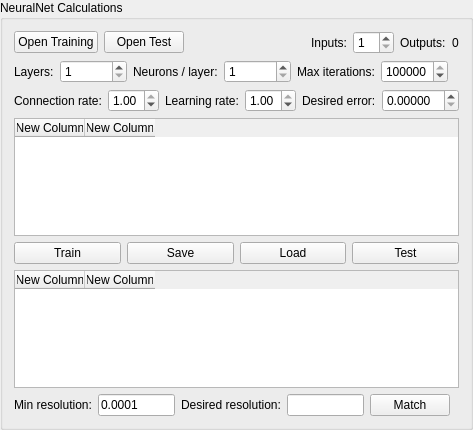
<?xml version="1.0" encoding="UTF-8"?>
<ui version="4.0">
 <class>NeuralNet</class>
 <widget class="QGroupBox" name="NeuralNet">
  <property name="enabled">
   <bool>true</bool>
  </property>
  <property name="geometry">
   <rect>
    <x>0</x>
    <y>0</y>
    <width>445</width>
    <height>430</height>
   </rect>
  </property>
  <property name="sizePolicy">
   <sizepolicy hsizetype="Preferred" vsizetype="Preferred">
    <horstretch>0</horstretch>
    <verstretch>0</verstretch>
   </sizepolicy>
  </property>
  <property name="windowTitle">
   <string>NeuralNet</string>
  </property>
  <property name="title">
   <string>NeuralNet Calculations</string>
  </property>
  <layout class="QVBoxLayout" name="verticalLayout">
   <item>
    <layout class="QHBoxLayout" name="horizontalLayout">
     <property name="topMargin">
      <number>0</number>
     </property>
     <item>
      <widget class="QPushButton" name="openTrainingButton">
       <property name="text">
        <string>Open Training</string>
       </property>
      </widget>
     </item>
     <item>
      <widget class="QPushButton" name="openTestButton">
       <property name="text">
        <string>Open Test</string>
       </property>
      </widget>
     </item>
     <item>
      <spacer name="horizontalSpacer">
       <property name="orientation">
        <enum>Qt::Horizontal</enum>
       </property>
       <property name="sizeHint" stdset="0">
        <size>
         <width>40</width>
         <height>20</height>
        </size>
       </property>
      </spacer>
     </item>
     <item>
      <widget class="QLabel" name="label">
       <property name="text">
        <string>Inputs:</string>
       </property>
      </widget>
     </item>
     <item>
      <widget class="QSpinBox" name="nrInputsSpinBox">
       <property name="minimum">
        <number>1</number>
       </property>
      </widget>
     </item>
     <item>
      <widget class="QLabel" name="label_2">
       <property name="text">
        <string>Outputs:</string>
       </property>
      </widget>
     </item>
     <item>
      <widget class="QLabel" name="nroutputsLabel">
       <property name="text">
        <string>0</string>
       </property>
      </widget>
     </item>
    </layout>
   </item>
   <item>
    <layout class="QHBoxLayout" name="horizontalLayout_3">
     <property name="topMargin">
      <number>0</number>
     </property>
     <item>
      <widget class="QLabel" name="label_3">
       <property name="text">
        <string>Layers:</string>
       </property>
      </widget>
     </item>
     <item>
      <widget class="QSpinBox" name="layersSpinBox">
       <property name="minimum">
        <number>1</number>
       </property>
       <property name="maximum">
        <number>100000</number>
       </property>
      </widget>
     </item>
     <item>
      <widget class="QLabel" name="label_4">
       <property name="text">
        <string>Neurons / layer:</string>
       </property>
      </widget>
     </item>
     <item>
      <widget class="QSpinBox" name="neuronsSpinBox">
       <property name="minimum">
        <number>1</number>
       </property>
       <property name="maximum">
        <number>100000</number>
       </property>
      </widget>
     </item>
     <item>
      <widget class="QLabel" name="label_5">
       <property name="text">
        <string>Max iterations:</string>
       </property>
      </widget>
     </item>
     <item>
      <widget class="QSpinBox" name="maxIterSpinBox">
       <property name="minimum">
        <number>1</number>
       </property>
       <property name="maximum">
        <number>1000000000</number>
       </property>
       <property name="singleStep">
        <number>10000</number>
       </property>
       <property name="value">
        <number>100000</number>
       </property>
      </widget>
     </item>
     <item>
      <spacer name="horizontalSpacer_4">
       <property name="orientation">
        <enum>Qt::Horizontal</enum>
       </property>
       <property name="sizeHint" stdset="0">
        <size>
         <width>40</width>
         <height>20</height>
        </size>
       </property>
      </spacer>
     </item>
     <item>
      <spacer name="horizontalSpacer_2">
       <property name="orientation">
        <enum>Qt::Horizontal</enum>
       </property>
       <property name="sizeHint" stdset="0">
        <size>
         <width>40</width>
         <height>20</height>
        </size>
       </property>
      </spacer>
     </item>
    </layout>
   </item>
   <item>
    <layout class="QHBoxLayout" name="horizontalLayout_4">
     <property name="topMargin">
      <number>0</number>
     </property>
     <item>
      <widget class="QLabel" name="label_9">
       <property name="text">
        <string>Connection rate:</string>
       </property>
      </widget>
     </item>
     <item>
      <widget class="QDoubleSpinBox" name="connectionRateSpinBox">
       <property name="minimum">
        <double>0.010000000000000</double>
       </property>
       <property name="maximum">
        <double>1.000000000000000</double>
       </property>
       <property name="singleStep">
        <double>0.010000000000000</double>
       </property>
       <property name="value">
        <double>1.000000000000000</double>
       </property>
      </widget>
     </item>
     <item>
      <widget class="QLabel" name="label_10">
       <property name="text">
        <string>Learning rate:</string>
       </property>
      </widget>
     </item>
     <item>
      <widget class="QDoubleSpinBox" name="learningRateSpinBox">
       <property name="minimum">
        <double>0.010000000000000</double>
       </property>
       <property name="maximum">
        <double>1.000000000000000</double>
       </property>
       <property name="singleStep">
        <double>0.010000000000000</double>
       </property>
       <property name="value">
        <double>1.000000000000000</double>
       </property>
      </widget>
     </item>
     <item>
      <widget class="QLabel" name="label_6">
       <property name="text">
        <string>Desired error:</string>
       </property>
      </widget>
     </item>
     <item>
      <widget class="QDoubleSpinBox" name="desiredErrorSpinBox">
       <property name="decimals">
        <number>5</number>
       </property>
       <property name="maximum">
        <double>10.000000000000000</double>
       </property>
       <property name="singleStep">
        <double>0.000100000000000</double>
       </property>
       <property name="value">
        <double>0.000000000000000</double>
       </property>
      </widget>
     </item>
     <item>
      <spacer name="horizontalSpacer_5">
       <property name="orientation">
        <enum>Qt::Horizontal</enum>
       </property>
       <property name="sizeHint" stdset="0">
        <size>
         <width>40</width>
         <height>20</height>
        </size>
       </property>
      </spacer>
     </item>
     <item>
      <spacer name="horizontalSpacer_3">
       <property name="orientation">
        <enum>Qt::Horizontal</enum>
       </property>
       <property name="sizeHint" stdset="0">
        <size>
         <width>40</width>
         <height>20</height>
        </size>
       </property>
      </spacer>
     </item>
    </layout>
   </item>
   <item>
    <widget class="QTableWidget" name="trainingDataTable">
     <attribute name="horizontalHeaderDefaultSectionSize">
      <number>70</number>
     </attribute>
     <attribute name="verticalHeaderDefaultSectionSize">
      <number>20</number>
     </attribute>
     <column>
      <property name="text">
       <string>New Column</string>
      </property>
     </column>
     <column>
      <property name="text">
       <string>New Column</string>
      </property>
     </column>
    </widget>
   </item>
   <item>
    <layout class="QHBoxLayout" name="horizontalLayout_2">
     <property name="topMargin">
      <number>0</number>
     </property>
     <item>
      <widget class="QPushButton" name="pushButton">
       <property name="text">
        <string>Train</string>
       </property>
      </widget>
     </item>
     <item>
      <widget class="QPushButton" name="pushButton_3">
       <property name="text">
        <string>Save</string>
       </property>
      </widget>
     </item>
     <item>
      <widget class="QPushButton" name="pushButton_4">
       <property name="text">
        <string>Load</string>
       </property>
      </widget>
     </item>
     <item>
      <widget class="QPushButton" name="pushButton_2">
       <property name="text">
        <string>Test</string>
       </property>
      </widget>
     </item>
    </layout>
   </item>
   <item>
    <widget class="QTableWidget" name="testDataTable">
     <attribute name="horizontalHeaderDefaultSectionSize">
      <number>70</number>
     </attribute>
     <attribute name="verticalHeaderDefaultSectionSize">
      <number>20</number>
     </attribute>
     <column>
      <property name="text">
       <string>New Column</string>
      </property>
     </column>
     <column>
      <property name="text">
       <string>New Column</string>
      </property>
     </column>
    </widget>
   </item>
   <item>
    <layout class="QHBoxLayout" name="horizontalLayout_5">
     <property name="topMargin">
      <number>0</number>
     </property>
     <item>
      <widget class="QLabel" name="label_7">
       <property name="text">
        <string>Min resolution:</string>
       </property>
      </widget>
     </item>
     <item>
      <widget class="QLineEdit" name="minResolutionEdit">
       <property name="enabled">
        <bool>true</bool>
       </property>
       <property name="text">
        <string>0.0001</string>
       </property>
       <property name="readOnly">
        <bool>true</bool>
       </property>
      </widget>
     </item>
     <item>
      <widget class="QLabel" name="label_8">
       <property name="text">
        <string>Desired resolution:</string>
       </property>
      </widget>
     </item>
     <item>
      <widget class="QLineEdit" name="desiredResolutionEdit"/>
     </item>
     <item>
      <widget class="QPushButton" name="matchButton">
       <property name="text">
        <string>Match</string>
       </property>
      </widget>
     </item>
     <item>
      <spacer name="horizontalSpacer_6">
       <property name="orientation">
        <enum>Qt::Horizontal</enum>
       </property>
       <property name="sizeHint" stdset="0">
        <size>
         <width>40</width>
         <height>20</height>
        </size>
       </property>
      </spacer>
     </item>
    </layout>
   </item>
  </layout>
 </widget>
 <resources/>
 <connections>
  <connection>
   <sender>openTrainingButton</sender>
   <signal>clicked()</signal>
   <receiver>NeuralNet</receiver>
   <slot>FileOpenTraining()</slot>
   <hints>
    <hint type="sourcelabel">
     <x>85</x>
     <y>43</y>
    </hint>
    <hint type="destinationlabel">
     <x>260</x>
     <y>2</y>
    </hint>
   </hints>
  </connection>
  <connection>
   <sender>nrInputsSpinBox</sender>
   <signal>valueChanged(int)</signal>
   <receiver>NeuralNet</receiver>
   <slot>NrInputsChanged(int)</slot>
   <hints>
    <hint type="sourcelabel">
     <x>346</x>
     <y>44</y>
    </hint>
    <hint type="destinationlabel">
     <x>374</x>
     <y>16</y>
    </hint>
   </hints>
  </connection>
  <connection>
   <sender>pushButton</sender>
   <signal>clicked()</signal>
   <receiver>NeuralNet</receiver>
   <slot>Train()</slot>
   <hints>
    <hint type="sourcelabel">
     <x>40</x>
     <y>241</y>
    </hint>
    <hint type="destinationlabel">
     <x>5</x>
     <y>254</y>
    </hint>
   </hints>
  </connection>
  <connection>
   <sender>pushButton_2</sender>
   <signal>clicked()</signal>
   <receiver>NeuralNet</receiver>
   <slot>Test()</slot>
   <hints>
    <hint type="sourcelabel">
     <x>407</x>
     <y>260</y>
    </hint>
    <hint type="destinationlabel">
     <x>319</x>
     <y>251</y>
    </hint>
   </hints>
  </connection>
  <connection>
   <sender>matchButton</sender>
   <signal>clicked()</signal>
   <receiver>NeuralNet</receiver>
   <slot>Match()</slot>
   <hints>
    <hint type="sourcelabel">
     <x>332</x>
     <y>409</y>
    </hint>
    <hint type="destinationlabel">
     <x>346</x>
     <y>428</y>
    </hint>
   </hints>
  </connection>
  <connection>
   <sender>pushButton_3</sender>
   <signal>clicked()</signal>
   <receiver>NeuralNet</receiver>
   <slot>Save()</slot>
   <hints>
    <hint type="sourcelabel">
     <x>152</x>
     <y>251</y>
    </hint>
    <hint type="destinationlabel">
     <x>174</x>
     <y>264</y>
    </hint>
   </hints>
  </connection>
  <connection>
   <sender>pushButton_4</sender>
   <signal>clicked()</signal>
   <receiver>NeuralNet</receiver>
   <slot>Load()</slot>
   <hints>
    <hint type="sourcelabel">
     <x>252</x>
     <y>252</y>
    </hint>
    <hint type="destinationlabel">
     <x>256</x>
     <y>266</y>
    </hint>
   </hints>
  </connection>
  <connection>
   <sender>openTestButton</sender>
   <signal>clicked()</signal>
   <receiver>NeuralNet</receiver>
   <slot>FileOpenTest()</slot>
   <hints>
    <hint type="sourcelabel">
     <x>152</x>
     <y>39</y>
    </hint>
    <hint type="destinationlabel">
     <x>205</x>
     <y>17</y>
    </hint>
   </hints>
  </connection>
 </connections>
 <slots>
  <slot>NrInputsChanged(int)</slot>
  <slot>Train()</slot>
  <slot>Test()</slot>
  <slot>Match()</slot>
  <slot>Save()</slot>
  <slot>Load()</slot>
  <slot>FileOpenTest()</slot>
  <slot>FileOpenTraining()</slot>
 </slots>
</ui>
